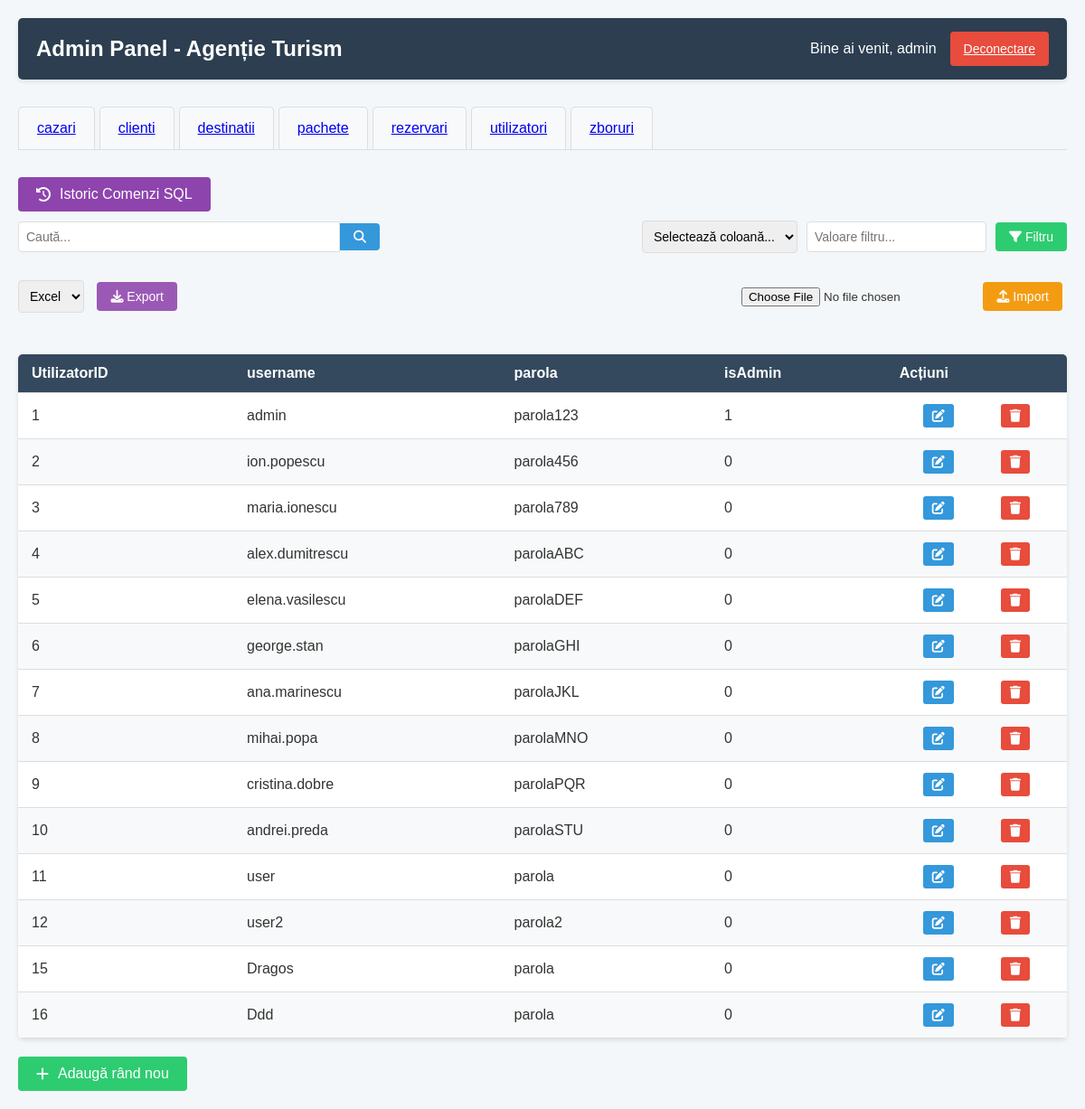
/admin.php (signed in), run on the app's committed database.
### tables this page shows
CREATE TABLE `Utilizatori` (
  `UtilizatorID` bigint unsigned NOT NULL AUTO_INCREMENT,
  `username` varchar(200) NOT NULL,
  `parola` varchar(200) NOT NULL,
  `isAdmin` tinyint(1) NOT NULL,
  PRIMARY KEY (`UtilizatorID`)
);

### admin.php (the view, shortened to what this page needs)
<?php
var_dump($_SESSION);
$currentTable = isset($_GET['table']) ? $_GET['table'] : 'Utilizatori';
$dbConnection = new DataBase();
$con = $dbConnection->getConexiune();
function logSQLCommand($command, $table = '', $result = '') {
    $logFile = __DIR__ . '/sql_history.log';
    $timestamp = date('Y-m-d H:i:s');
    $user = $_SESSION['username'] ?? 'Unknown';
    $ip = $_SERVER['REMOTE_ADDR'] ?? 'Unknown';
    $logEntry = "[{$timestamp}] User: {$user} | IP: {$ip} | Table: {$table} | Command: {$command} | Result: {$result}\n";
}
function getTableData($con, $tableName, $searchTerm = '', $filterColumn = '', $filterValue = '') {
    $data = [];
    $columns = [];
    $columnsQuery = "SHOW COLUMNS FROM $tableName";
    $columnsResult = $con->query($columnsQuery);
    if ($columnsResult) {
        while ($column = $columnsResult->fetch_assoc()) {
            $columns[] = $column['Field'];
        }
        $query = "SELECT * FROM $tableName";
        $result = $con->query($query);
        if ($result) {
            while ($row = $result->fetch_assoc()) {
                $data[] = $row;
            }
        }
    }
    return ['columns' => $columns, 'data' => $data];
}
$searchTerm = isset($_GET['search']) ? $_GET['search'] : '';
$filterColumn = isset($_GET['filter_column']) ? $_GET['filter_column'] : '';
$filterValue = isset($_GET['filter_value']) ? $_GET['filter_value'] : '';
$tableData = getTableData($con, $currentTable, $searchTerm, $filterColumn, $filterValue);
$columns = $tableData['columns'];
$data = $tableData['data'];
$primaryKey = '';
$primaryKeyQuery = "SHOW KEYS FROM $currentTable WHERE Key_name = 'PRIMARY'";
$primaryKeyResult = $con->query($primaryKeyQuery);
if ($primaryKeyResult && $primaryKeyResult->num_rows > 0) {
    $primaryKeyRow = $primaryKeyResult->fetch_assoc();
    $primaryKey = $primaryKeyRow['Column_name'];
}
?>
<!DOCTYPE html>
<html lang="ro">
<head>
    <link rel="stylesheet" href="https://cdnjs.cloudflare.com/ajax/libs/font-awesome/6.4.0/css/all.min.css">
</head>
<body>
    <div class="container">
        <header>
            <h1>Admin Panel - Agenție Turism</h1>
            <div class="user-info">
                <span>Bine ai venit, <?php echo htmlspecialchars($_SESSION['username'] ?? 'Admin'); ?></span>
                <a href="logout.php" class="logout-btn">Deconectare</a>
            </div>
        </header>
        <div class="tabs">
            <?php
            $dbConnection = new DataBase();
            $con = $dbConnection->getConexiune();
            $tablesQuery = "SHOW TABLES";
            $tablesResult = $con->query($tablesQuery);
            if ($tablesResult) {
                while ($table = $tablesResult->fetch_row()) {
                    $tableName = $table[0];
                    $activeClass = ($currentTable === $tableName) ? 'active' : '';
                    echo "<a href='?table=$tableName' class='tab $activeClass'>$tableName</a>";
                }
            }
            ?>
        </div>
<button class="sql-history-btn" onclick="openSQLHistoryModal()">
    <i class="fas fa-history"></i> Istoric Comenzi SQL
</button>
        <div class="search-filter-container">
            <form method="GET" action="" class="search-container">
                <input type="text" name="search" placeholder="Caută..." value="<?php echo htmlspecialchars($searchTerm); ?>">
                <button type="submit" class="search-btn"><i class="fas fa-search"></i></button>
            </form>
            <form method="GET" action="" class="filter-container">
                <select name="filter_column">
                    <option value="">Selectează coloană...</option>
                </select>
                <input type="text" name="filter_value" placeholder="Valoare filtru..." value="<?php echo htmlspecialchars($filterValue); ?>">
                <button type="submit" class="filter-btn"><i class="fas fa-filter"></i> Filtru</button>
            </form>
        </div>
        <div class="export-import-container">
            <div class="export-container">
                <form method="POST" action="">
                    <select name="format" class="export-format">
                        <option value="excel">Excel</option>
                    </select>
                    <button type="submit" class="export-btn"><i class="fas fa-download"></i> Export</button>
                </form>
            </div>
            <div class="import-container">
                <form method="POST" action="" enctype="multipart/form-data">
                    <input type="file" name="import_file" class="import-file" accept=".xls,.xlsx,.csv">
                    <button type="submit" class="import-btn"><i class="fas fa-upload"></i> Import</button>
                </form>
            </div>
        </div>
        <table>
            <thead>
                <tr>
                    <?php foreach ($columns as $column): ?>
                        <th><?php echo htmlspecialchars($column); ?></th>
                    <?php endforeach; ?>
                    <th>Acțiuni</th>
                </tr>
            </thead>
            <tbody>
                <?php if (empty($data)): ?>
                    <tr>
                        <td colspan="<?php echo count($columns) + 1; ?>" class="no-data">Nu există date disponibile</td>
                    </tr>
                <?php else: ?>
                    <?php foreach ($data as $row): ?>
                        <tr>
                            <?php foreach ($columns as $column): ?>
                                <td><?php echo htmlspecialchars($row[$column]); ?></td>
                            <?php endforeach; ?>
                            <td class="actions">
                                <button class="btn btn-edit" onclick="openEditModal('<?php echo htmlspecialchars(json_encode($row)); ?>', '<?php echo htmlspecialchars($primaryKey); ?>')"><i class="fas fa-edit"></i></button>
                                <button class="btn btn-delete" onclick="openDeleteModal('<?php echo htmlspecialchars($row[$primaryKey]); ?>', '<?php echo htmlspecialchars($primaryKey); ?>')"><i class="fas fa-trash"></i></button>
                            </td>
                        </tr>
                    <?php endforeach; ?>
                <?php endif; ?>
            </tbody>
        </table>
        <button class="add-row" onclick="openAddModal()"><i class="fas fa-plus"></i> Adaugă rând nou</button>
    </div>
</body>
</html>

### admin.php (style rules this page uses)
body { font-family: 'Arial', sans-serif; line-height: 1.6; margin: 0; padding: 0; background-color: #f4f7f9; color: #333; }
.container { max-width: 1200px; margin: 0 auto; padding: 20px; }
header { background-color: #2c3e50; color: white; padding: 15px 20px; display: flex; justify-content: space-between; align-items: center; margin-bottom: 30px; border-radius: 5px; box-shadow: 0 2px 5px rgba(0,0,0,0.1); }
h1 { margin: 0; font-size: 24px; }
.user-info { display: flex; align-items: center; }
.user-info span { margin-right: 15px; }
.logout-btn { background-color: #e74c3c; color: white; border: none; padding: 8px 15px; border-radius: 4px; cursor: pointer; font-size: 14px; transition: background-color 0.3s; }
.tabs { display: flex; margin-bottom: 20px; border-bottom: 1px solid #ddd; overflow-x: auto; }
.tab { padding: 10px 20px; background-color: #f8f9fa; border: 1px solid #ddd; border-bottom: none; border-radius: 5px 5px 0 0; margin-right: 5px; cursor: pointer; transition: background-color 0.3s; white-space: nowrap; }
.search-filter-container { display: flex; justify-content: space-between; margin-bottom: 20px; flex-wrap: wrap; }
.search-container { display: flex; align-items: center; width: 100%; max-width: 400px; margin-bottom: 10px; }
.search-container input { flex-grow: 1; padding: 8px; border: 1px solid #ddd; border-radius: 4px 0 0 4px; font-size: 14px; }
.search-btn { background-color: #3498db; color: white; border: none; padding: 8px 15px; border-radius: 0 4px 4px 0; cursor: pointer; font-size: 14px; }
.filter-container { display: flex; align-items: center; margin-bottom: 10px; }
.filter-container select, .filter-container input { padding: 8px; border: 1px solid #ddd; border-radius: 4px; margin-right: 10px; font-size: 14px; }
.filter-btn { background-color: #2ecc71; color: white; border: none; padding: 8px 15px; border-radius: 4px; cursor: pointer; font-size: 14px; }
table { width: 100%; border-collapse: collapse; margin-top: 20px; background-color: white; border-radius: 5px; overflow: hidden; box-shadow: 0 2px 5px rgba(0,0,0,0.1); }
th, td { padding: 12px 15px; text-align: left; border-bottom: 1px solid #ddd; }
th { background-color: #34495e; color: white; font-weight: bold; }
tr:nth-child(even) { background-color: #f8f9fa; }
.actions { display: flex; justify-content: space-around; }
.btn { padding: 6px 10px; border: none; border-radius: 3px; cursor: pointer; font-size: 14px; transition: background-color 0.3s; }
.btn-edit { background-color: #3498db; color: white; }
.btn-delete { background-color: #e74c3c; color: white; }
.add-row { margin-top: 20px; background-color: #2ecc71; color: white; border: none; padding: 10px 20px; border-radius: 4px; cursor: pointer; font-size: 16px; display: inline-flex; align-items: center; transition: background-color 0.3s; }
.add-row i { margin-right: 10px; }
.export-import-container { display: flex; justify-content: space-between; margin-bottom: 20px; flex-wrap: wrap; }
.export-container, .import-container { display: flex; align-items: center; margin-bottom: 10px; }
.export-btn, .import-btn { padding: 8px 15px; margin-right: 5px; border: none; border-radius: 4px; cursor: pointer; font-size: 14px; color: white; }
.export-btn { background-color: #9b59b6; }
.import-btn { background-color: #f39c12; }
.export-format { padding: 8px; border: 1px solid #ddd; border-radius: 4px; margin-right: 10px; font-size: 14px; }
.import-file { margin-right: 10px; }
.sql-history-btn { background-color: #8e44ad; color: white; border: none; padding: 10px 20px; border-radius: 4px; cursor: pointer; font-size: 16px; margin: 10px 0; display: inline-flex; align-items: center; transition: background-color 0.3s; }
.sql-history-btn i { margin-right: 10px; }

### data on the page
utilizatori: UtilizatorID "1", username "admin", parola "parola123", isAdmin "1"
utilizatori: UtilizatorID "2", username "ion.popescu", parola "parola456", isAdmin "0"
utilizatori: UtilizatorID "3", username "maria.ionescu", parola "parola789", isAdmin "0"
utilizatori: UtilizatorID "4", username "alex.dumitrescu", parola "parolaABC", isAdmin "0"
utilizatori: UtilizatorID "5", username "elena.vasilescu", parola "parolaDEF", isAdmin "0"
utilizatori: UtilizatorID "6", username "george.stan", parola "parolaGHI", isAdmin "0"
utilizatori: UtilizatorID "7", username "ana.marinescu", parola "parolaJKL", isAdmin "0"
utilizatori: UtilizatorID "8", username "mihai.popa", parola "parolaMNO", isAdmin "0"
utilizatori: UtilizatorID "9", username "cristina.dobre", parola "parolaPQR", isAdmin "0"
utilizatori: UtilizatorID "10", username "andrei.preda", parola "parolaSTU", isAdmin "0"
utilizatori: UtilizatorID "11", username "user", parola "parola", isAdmin "0"
utilizatori: UtilizatorID "12", username "user2", parola "parola2", isAdmin "0"
utilizatori: UtilizatorID "15", username "Dragos", parola "parola", isAdmin "0"
utilizatori: UtilizatorID "16", username "Ddd", parola "parola", isAdmin "0"

### other printed values
$_SESSION['username'] "admin"
$tableName "cazari"
$tableName "clienti"
$tableName "destinatii"
$tableName "pachete"
$tableName "rezervari"
$tableName "utilizatori"
$tableName "zboruri"
$column "UtilizatorID"
$column "username"
$column "parola"
$column "isAdmin"
